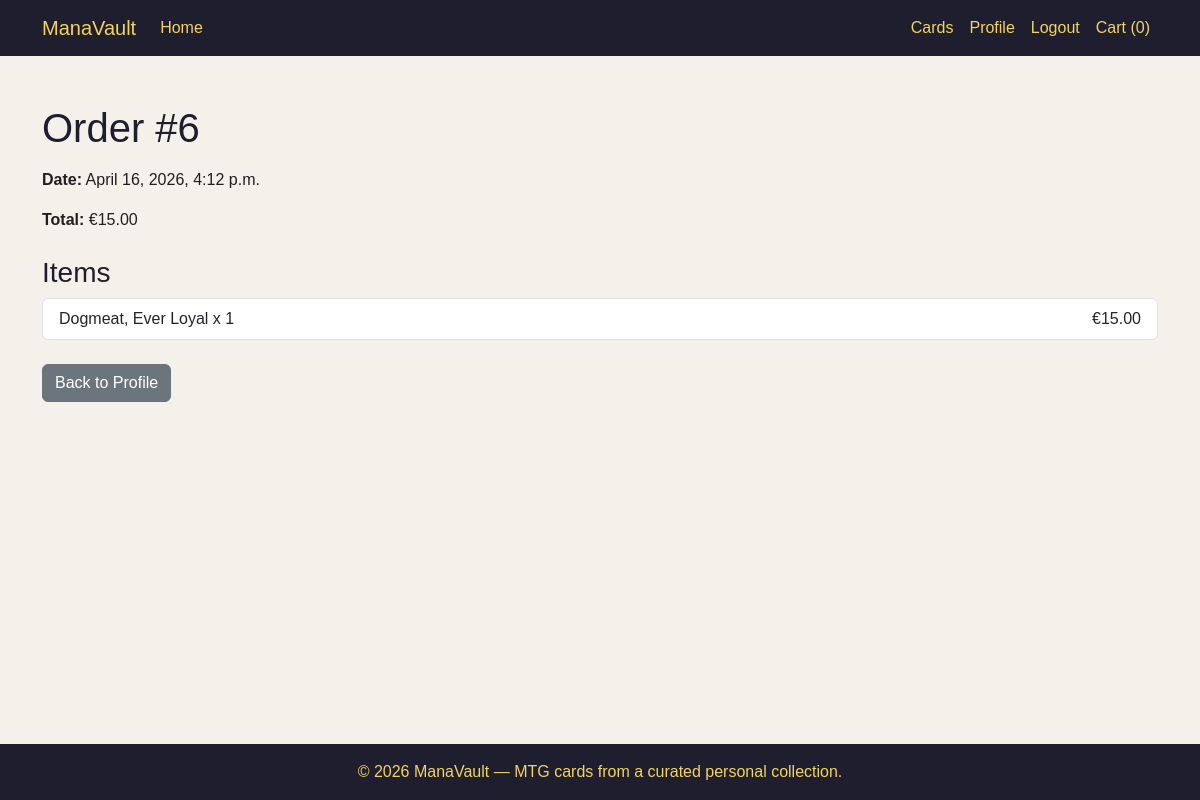
Page /profiles/order/6/ (signed in) on the committed database.
### checkout/models.py (models this page shows, shortened)
class Order(models.Model):
    user = models.ForeignKey(User, on_delete=models.CASCADE, null=True, blank=True)
    full_name = models.CharField(max_length=50)
    email = models.EmailField()
    phone_number = models.CharField(max_length=20)
    country = models.CharField(max_length=40)
    postcode = models.CharField(max_length=20)
    town_or_city = models.CharField(max_length=40)
    street_address1 = models.CharField(max_length=80)
    street_address2 = models.CharField(max_length=80, blank=True)
    county = models.CharField(max_length=80, blank=True)
    date = models.DateTimeField(auto_now_add=True)
    order_total = models.DecimalField(max_digits=10, decimal_places=2, default=0)

class OrderLineItem(models.Model):
    order = models.ForeignKey(Order, on_delete=models.CASCADE, related_name='lineitems')
    card = models.ForeignKey(Card, on_delete=models.CASCADE)
    quantity = models.PositiveIntegerField(default=1)
    lineitem_total = models.DecimalField(max_digits=6, decimal_places=2, editable=False)

### cards/models.py (models this page shows, shortened)
class Card(models.Model):
    RARITY_CHOICES = [
        ('common', 'Common'),
        ('uncommon', 'Uncommon'),
        ('rare', 'Rare'),
        ('mythic', 'Mythic Rare'),
    ]
    CONDITION_CHOICES = [
        ('nm', 'Near Mint'),
        ('lp', 'Lightly Played'),
        ('mp', 'Moderately Played'),
        ('hp', 'Heavily Played'),
    ]
    name = models.CharField(max_length=255)
    set_name = models.CharField(max_length=255)
    card_type = models.CharField(max_length=255)
    rarity = models.CharField(max_length=20, choices=RARITY_CHOICES)
    condition = models.CharField(max_length=20, choices=CONDITION_CHOICES)
    mana_cost = models.CharField(max_length=50, blank=True)
    color_identity = models.CharField(max_length=50, blank=True)
    description = models.TextField(blank=True)
    price = models.DecimalField(max_digits=6, decimal_places=2)
    stock_quantity = models.PositiveIntegerField(default=1)
    image = models.ImageField(upload_to='cards/', blank=True, null=True)
    is_active = models.BooleanField(default=True)
    created_at = models.DateTimeField(auto_now_add=True)
    updated_at = models.DateTimeField(auto_now=True)
    class Meta:
        ordering = ['name']

### profiles/views.py (the view)
# urls.py: path('order/<int:order_id>/', order_detail, name='order_detail'),
@login_required
def order_detail(request, order_id):
    order = get_object_or_404(Order, id=order_id, user=request.user)
    return render(request, 'profiles/order_detail.html', {
        'order': order,
    })

### templates/profiles/order_detail.html (shortened to what this page needs)
{% extends 'base.html' %}
{% block content %}
<div class="py-4">
    <h1 class="mb-3">Order #{{ order.id }}</h1>
    <p><strong>Date:</strong> {{ order.date }}</p>
    <p><strong>Total:</strong> €{{ order.order_total }}</p>
    <h3 class="mt-4">Items</h3>
    <ul class="list-group">
        {% for item in order.lineitems.all %}
            <li class="list-group-item d-flex justify-content-between align-items-center">
                <span>{{ item.card.name }} x {{ item.quantity }}</span>
                <span>€{{ item.lineitem_total }}</span>
            </li>
        {% endfor %}
    </ul>
    <div class="mt-4">
        <a href="{% url 'profile' %}" class="btn btn-secondary">Back to Profile</a>
    </div>
</div>
{% endblock %}

### static/css/base.css (style rules this page uses)
body { min-height: 100vh; display: flex; flex-direction: column; background-color: #f4f1ea; color: #1f1f1f; font-family: Arial, sans-serif; }
h1, h2, h3, h4, h5 { color: #1e1e2f; }

### rows in the picture
Order: id "6", date "April 16, 2026, 4:12 p.m.", order_total "15.00"
OrderLineItem: card.name "Dogmeat, Ever Loyal", quantity "1", lineitem_total "15.00"

### other values in the picture
{{ request.session.cart|length|default:0 }} "0"
